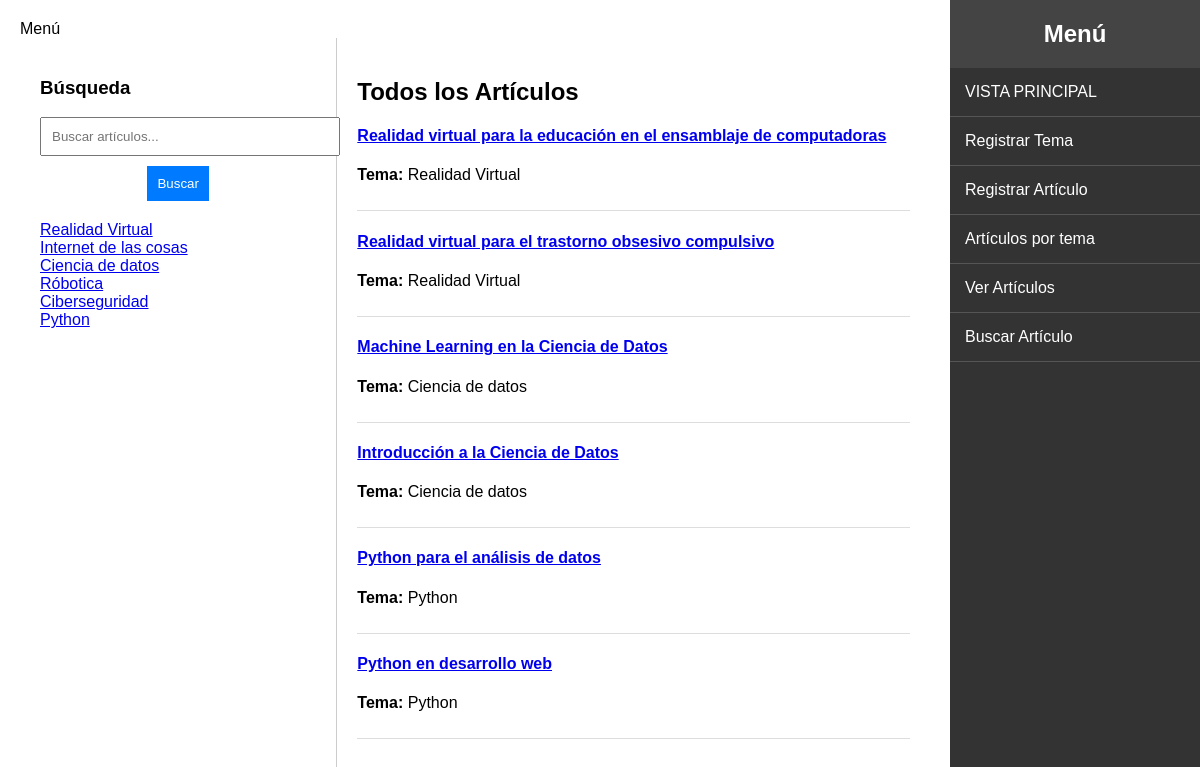
The app's page /vistaArticulos with its own data.
### wikiApp/models.py (models this page shows, shortened)
class tema(models.Model):
    nombreTema = models.CharField(max_length=128, null=True, blank=True)
    descripcionTema = models.CharField(max_length=512, null=True, blank=True)

class Articulo(models.Model):
    tituloArticulo = models.CharField(max_length=128)
    contenidoArticulo = models.TextField(max_length=1024)
    tema = models.ForeignKey(tema, on_delete=models.CASCADE)  # Relación con el modelo Tema

### wikiApp/views.py (the view)
# urls.py: path('vistaArticulos',views.vistaArticulos,name='vistaArticulos'),
def vistaArticulos(request):
    articulosTotales = Articulo.objects.select_related('tema').all()
    temasTotales = tema.objects.all()
    return render(request, 'vistaArticulos.html', {
        'articulosTotales': articulosTotales,
        'temasTotales': temasTotales
    })

### wikiApp/templates/vistaArticulos.html (shortened to what this page needs)
{% extends "layout.html" %}
{% block h2 %}
    Menú
{% endblock %}
{% block contenido %}
<div class="container">
    <div class="top">
        <div class="left">
            <h3>Búsqueda</h3>
            <div class="search-bar">
                <form method="GET" action="{% url 'wikiApp:vistaBusqueda' %}">
                    <input type="text" name="query" placeholder="Buscar artículos..." style="width: 100%; padding: 10px;" required>
                    <button type="submit">Buscar</button>
                </form>
            </div>
            <ul id="tema-list">
                {% for temaInfo in temasTotales %}
                    <li>
                        <a href="{% url 'wikiApp:articuloxTema' tema_id=temaInfo.id %}" class="tema-link">
                            {{ temaInfo.nombreTema }}
                        </a>
                    </li>
                {% empty %}
                    <p>No hay temas registrados.</p>
                {% endfor %}
            </ul>
        </div>
        <div class="center">
            <h2>Todos los Artículos</h2>
            <ul id="articulo-list">
                {% for articulo in articulosTotales %}
                    <li id="f1">
                        <h4>
                            <a href="#"
                               onclick="showModal('{{ articulo.tituloArticulo }}', '{{ articulo.contenidoArticulo }}', '{{ articulo.tema.nombreTema }}')">
                                {{ articulo.tituloArticulo }}
                            </a>
                        </h4>
                        <p><strong>Tema:</strong> {{ articulo.tema.nombreTema }}</p>
                    </li>
                {% empty %}
                    <p>No hay artículos disponibles.</p>
                {% endfor %}
            </ul>
        </div>
    </div>
</div>
{% endblock %}

### wikiApp/templates/layout.html (shortened to what this page needs)
<!DOCTYPE html>
<html lang="en">
<head>
</head>
<body>
    <div class="sidebar">
        <h2>Menú</h2>
        <ul class="menu">
            <li><a href="{% url 'wikiApp:vistaPrincipal' %}">VISTA PRINCIPAL</a></li>
            <li><a href="{% url 'wikiApp:nuevoTema' %}">Registrar Tema</a></li>
            <li><a href="{% url 'wikiApp:nuevoArticulo' %}">Registrar Artículo</a></li>
            <li><a href="{% url 'wikiApp:articuloxTema' tema_id=1 %}">Artículos por tema</a></li>
            <li><a href="{% url 'wikiApp:vistaArticulos' %}">Ver Artículos</a></li>
            <li><a href="{% url 'wikiApp:vistaBusqueda' %}">Buscar Artículo</a></li>
        </ul>
    </div>
    <div class="content">
        {% block h2 %}{% endblock %}
        {% block contenido %}{% endblock %}
    </div>
</body>
</html>

### wikiApp/templates/layout.html (style rules this page uses)
body { font-family: Arial, sans-serif; margin: 0; padding: 0; display: flex; flex-direction: row-reverse; }
.sidebar { width: 250px; background-color: #333; color: white; height: 100vh; display: flex; flex-direction: column; position: fixed; right: 0; }
.sidebar h2 { text-align: center; padding: 20px; margin: 0; background-color: #444; font-size: 1.5em; }
.menu { list-style: none; padding: 0; margin: 0; flex-grow: 1; }
.menu li { border-bottom: 1px solid #555; }
.menu a { text-decoration: none; color: white; display: block; padding: 15px; transition: background-color 0.3s ease; }
.content { margin-right: 250px; padding: 20px; flex-grow: 1; }

### wikiApp/templates/vistaArticulos.html (style rules this page uses)
.container { display: flex; flex-direction: column; height: 100%; }
.top { display: flex; flex: 1; }
.left { flex: 1; border-right: 1px solid #ccc; padding: 20px; }
.center { flex: 2; padding: 20px; }
ul { list-style: none; padding: 0; }
#f1 { margin: 15px 0; border-bottom: 1px solid #ddd; padding-bottom: 10px; }
.search-bar { margin-bottom: 20px; }
button { display: block; margin: 10px auto; padding: 10px; background-color: #007BFF; color: white; border: none; cursor: pointer; }

### records on screen
tema: nombreTema "Realidad Virtual"
tema: nombreTema "Internet de las cosas"
tema: nombreTema "Ciencia de datos"
tema: nombreTema "Róbotica"
tema: nombreTema "Ciberseguridad"
tema: nombreTema "Python"
Articulo: tituloArticulo "Realidad virtual para la educación en el ensamblaje de computadoras", tema.nombreTema "Realidad Virtual"
Articulo: tituloArticulo "Realidad virtual para el trastorno obsesivo compulsivo", tema.nombreTema "Realidad Virtual"
Articulo: tituloArticulo "Machine Learning en la Ciencia de Datos", tema.nombreTema "Ciencia de datos"
Articulo: tituloArticulo "Introducción a la Ciencia de Datos", tema.nombreTema "Ciencia de datos"
Articulo: tituloArticulo "Python para el análisis de datos", tema.nombreTema "Python"
Articulo: tituloArticulo "Python en desarrollo web", tema.nombreTema "Python"
